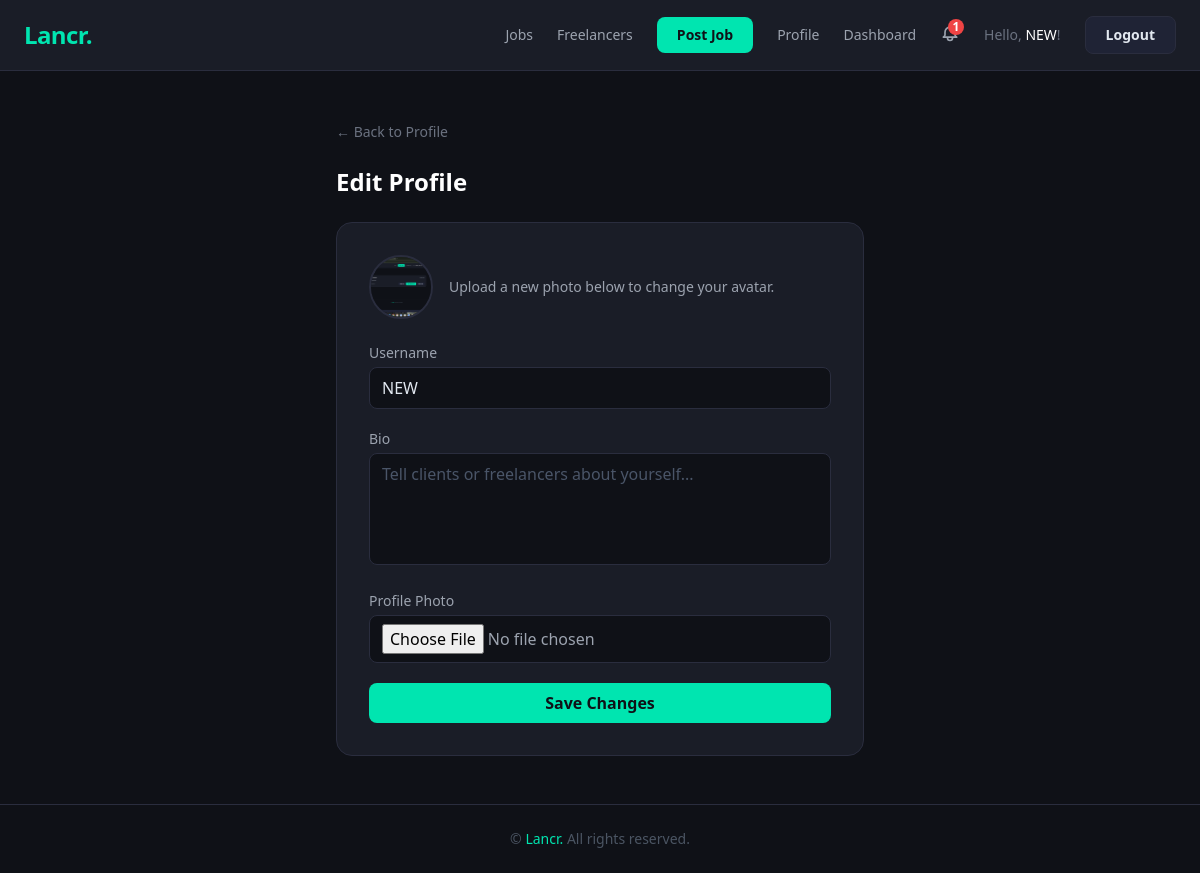
/profile/edit/ (signed in), run on the app's committed database.
### accounts/models.py (models this page shows, shortened)
class User(AbstractUser):
    ROLE_CHOICES = (
        ('client', 'Client'),
        ('freelancer', 'Freelancer'),
    )
    role = models.CharField(max_length=20, choices=ROLE_CHOICES)

### jobs/models.py (models this page shows, shortened)
class Profile(models.Model):
    ROLE_CHOICES = [
        ('client', 'Client'),
        ('freelancer', 'Freelancer'),
    ]
    user = models.OneToOneField(
        settings.AUTH_USER_MODEL,
        on_delete=models.CASCADE,
        related_name='profile'
    )
    role = models.CharField(max_length=20, choices=ROLE_CHOICES, default='freelancer')
    bio = models.TextField(blank=True)
    avatar = models.ImageField(upload_to='avatars/', blank=True, null=True)
    stripe_account_id = models.CharField(max_length=255, blank=True)
    stripe_onboarded = models.BooleanField(default=False)
    trade = models.CharField(max_length=100, blank=True)        # e.g. "Plumber"
    hourly_rate = models.DecimalField(max_digits=6, decimal_places=2, null=True, blank=True)
    county = models.CharField(max_length=100, blank=True)       # e.g. "Meath"
    years_experience = models.IntegerField(null=True, blank=True)
    is_available = models.BooleanField(default=True)
    skills = models.CharField(max_length=255, blank=True)

### jobs/views.py (the view)
# urls.py: path('profile/edit/', views.profile_edit, name='profile_edit'),
@login_required
def profile_edit(request):
    profile = request.user.profile
    if request.method == 'POST':
        form = ProfileEditForm(request.POST, request.FILES, instance=profile, user=request.user)
        if form.is_valid():
            form.save_with_user(request.user)
            return redirect('profile_view', username=request.user.username)
    else:
        form = ProfileEditForm(instance=profile, user=request.user)
    return render(request, 'jobs/profile_edit.html', {'form': form})

### jobs/forms.py (shortened to what this page needs)
class ProfileEditForm(forms.ModelForm):
    username = forms.CharField(
        max_length=150,
        widget=forms.TextInput(attrs={'class': INPUT_CLASS})
    )
    class Meta:
        model = Profile
        fields = ['bio', 'avatar']
        widgets = {
            'bio': forms.Textarea(attrs={'class': INPUT_CLASS, 'rows': 4}),
        }
    def __init__(self, *args, **kwargs):
        user = kwargs.pop('user', None)
        super().__init__(*args, **kwargs)
        if user:
            self.fields['username'].initial = user.username

### jobs/context_processors.py (called while the page is built)
def notifications(request):
    if request.user.is_authenticated:
        unread_count = request.user.notifications.filter(is_read=False).count()
        return {'unread_count': unread_count}
    return {'unread_count': 0}

### jobs/templates/jobs/profile_edit.html (shortened to what this page needs)
{% extends "base.html" %}
{% block content %}
<div class="max-w-xl mx-auto py-12 px-6">
  <a href="{% url 'profile_view' request.user.username %}"
     class="text-gray-500 hover:text-teal-400 text-sm mb-6 inline-block">
    ← Back to Profile
  </a>
  <h1 class="text-2xl font-bold text-white mb-6">Edit Profile</h1>
  <div class="bg-card border border-subtle rounded-2xl p-8">
    <div class="flex items-center gap-4 mb-6">
      {% if form.instance.avatar %}
        <img src="{{ form.instance.avatar.url }}" alt="Current avatar"
             class="w-16 h-16 rounded-full object-cover border-2 border-subtle">
      {% else %}
        <div class="w-16 h-16 rounded-full bg-gray-700 flex items-center justify-center text-xl font-bold text-teal-400">
          {{ request.user.username|first|upper }}
        </div>
      {% endif %}
      <p class="text-gray-400 text-sm">Upload a new photo below to change your avatar.</p>
    </div>
    <form method="post" enctype="multipart/form-data" class="space-y-5">
      <div>
        <label class="block text-gray-400 text-sm mb-1">Username</label>
        <input type="text" name="username" value="{{ form.fields.username.initial }}"
               class="input-dark" required>
      </div>
      <div>
        <label class="block text-gray-400 text-sm mb-1">Bio</label>
        <textarea name="bio" class="input-dark h-28 resize-none"
                  placeholder="Tell clients or freelancers about yourself...">{{ form.instance.bio }}</textarea>
      </div>
      <div>
        <label class="block text-gray-400 text-sm mb-1">Profile Photo</label>
        <input type="file" name="avatar" accept="image/*" class="input-dark text-gray-400">
      </div>
      <button type="submit" class="btn-primary w-full text-center">Save Changes</button>
    </form>
  </div>
</div>
{% endblock %}

### jobs/templates/base.html (shortened to what this page needs)
<!DOCTYPE html>
<html lang="en">
<head>
  <script src="https://cdn.tailwindcss.com"></script>
</head>
<body class="min-h-screen flex flex-col">
  <nav class="bg-card border-b border-subtle px-6 py-4">
    <div class="flex items-center justify-between">
      <a href="{% url 'home' %}" class="text-2xl font-black lancr-teal tracking-tight">Lancr.</a>
      <div class="desktop-nav hidden md:flex items-center gap-6 text-sm">
        <a href="{% url 'job_list' %}" class="text-gray-400 hover:text-white transition">Jobs</a>
        <a href="{% url 'freelancer_list' %}" class="text-gray-400 hover:text-white transition">Freelancers</a>
        {% if user.is_authenticated %}
          {% if user.profile.role == 'client' %}
            <a href="{% url 'job_list' %}" class="btn-primary text-sm">Post Job</a>
          {% endif %}
          <a href="{% url 'profile_view' user.username %}" class="text-gray-400 hover:text-white transition">Profile</a>
          <a href="{% url 'client_dashboard' %}" class="text-gray-400 hover:text-white transition">Dashboard</a>
          <div class="notif-wrapper relative">
            <button class="relative text-gray-400 hover:text-white transition focus:outline-none">
              {% if unread_count > 0 %}
              <span class="absolute -top-1 -right-1 bg-red-500 text-white text-xs font-bold rounded-full w-4 h-4 flex items-center justify-center leading-none">
                {{ unread_count }}
              </span>
              {% endif %}
            </button>
          </div>
          <span class="text-gray-500">Hello, <span class="text-white font-medium">{{ user.username }}</span>!</span>
          <form method="post" action="{% url 'logout' %}" class="inline">
            <button type="submit" class="btn-secondary text-sm">Logout</button>
          </form>
        {% else %}
          <a href="{% url 'login' %}" class="text-gray-400 hover:text-white transition">Login</a>
          <a href="{% url 'register' %}" class="btn-primary text-sm">Sign Up</a>
        {% endif %}
      </div>
    </div>
  </nav>
  <main class="flex-1">
    {% block content %}{% endblock %}
  </main>
  <footer class="border-t border-subtle text-center text-gray-600 text-sm py-6">
    © <a href="{% url 'home' %}" class="lancr-teal hover:underline">Lancr.</a> All rights reserved.
  </footer>
</body>
</html>

### jobs/templates/base.html (style rules this page uses)
body { background-color: #0f1117; color: #e2e8f0; }
.lancr-teal { color: #00e5b0; }
.bg-card { background-color: #1a1d27; }
.border-subtle { border-color: #2a2d3e; }
.input-dark { background-color: #0f1117; border: 1px solid #2a2d3e; color: #e2e8f0; border-radius: 0.5rem; padding: 0.5rem 0.75rem; width: 100%; transition: border-color 0.2s; }
.input-dark::placeholder { color: #4a5568; }
.btn-primary { background-color: #00e5b0; color: #0f1117; font-weight: 700; padding: 0.5rem 1.25rem; border-radius: 0.5rem; display: inline-block; transition: background-color 0.2s; }
.btn-secondary { background-color: #1f2335; color: #e2e8f0; font-weight: 600; padding: 0.5rem 1.25rem; border-radius: 0.5rem; border: 1px solid #2a2d3e; display: inline-block; transition: border-color 0.2s; }

### data on the page
User: username "NEW"
Profile: instance.avatar (picture)

### other printed values
{{ unread_count }} "1"
